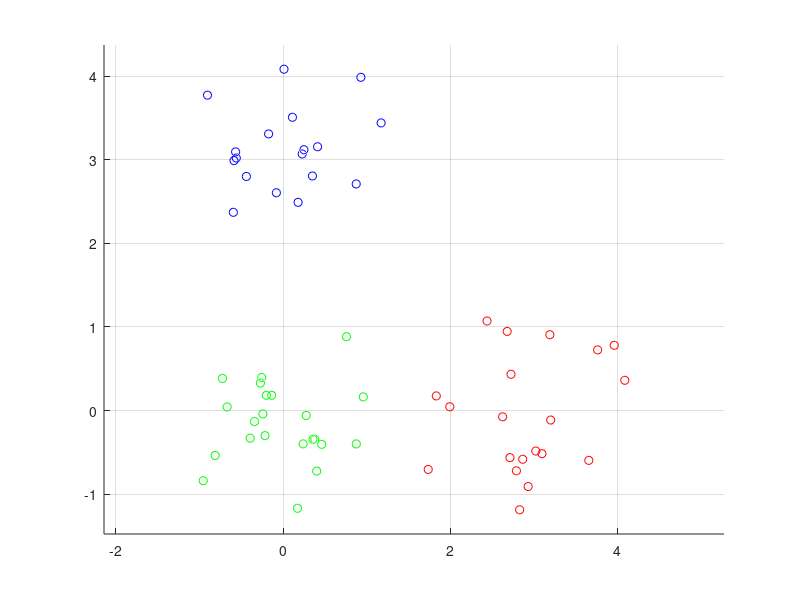

MATLAB code to generate this figure: (Note: this script raises an error after producing the figure.)
class1 = [[3 0 0];[0 3 0];[3 3 0];];
class2 = [[3 0 0];[0 3 0];[2.5 2.5 0];];
class3 = [[3 0 0];[0 3 0];[2 2 0];];
class4 = [[3 0 0];[0 3 0];[1.85 1.85 0];];
class5 = [[3 0 0];[0 3 0];[1.75 1.75 0];];
class6 = [[3 0 0];[0 3 0];[1.5 1.5 0];];

classes = cell(3,1);
classes{1} = class1';
classes{2} = class2';
classes{3} = class3';
classes{4} = class4';
classes{5} = class5';
classes{6} = class6';

rVector = randn(60,3);
classtype = fix(rand(60,1)*3)+1;
factor = 0.5;
%%
c = ['r','b','g'];

y = ([classes{1}(classtype,:)] + rVector*factor )';

figure;
hold on;
for i =1:length(classtype)
	scatter3(y(1,i),y(2,i),y(3,i), num2str(c(classtype(i))));
end
grid on;
axis('equal')
%%
ro = 2;
neig = 5;

for i = 1:length(classes)

    [classPred, x, MSE, points]=funcXneighbors(y, neig, ro, classes{i});
    
    %%
    figure;
    hold on;
    scatter3(y(1,:),y(2,:),y(3,:),'.');%, num2str(c(classtype(i))));   
    scatter3(classPred(1,:),classPred(2,:),classPred(3,:),'kx');
    scatter3(classes{i}(1,:),classes{i}(2,:), classes{i}(3,:), 'rx');
    legend('Data', 'Estimation', 'True Class');
    
    title(['\rho :', num2str(ro),'   Neigbors :', num2str(neig),'   #Points :', num2str(length(points)),'   MSE :',num2str(MSE)]);
    
    axis('equal'); 
    grid on;
end